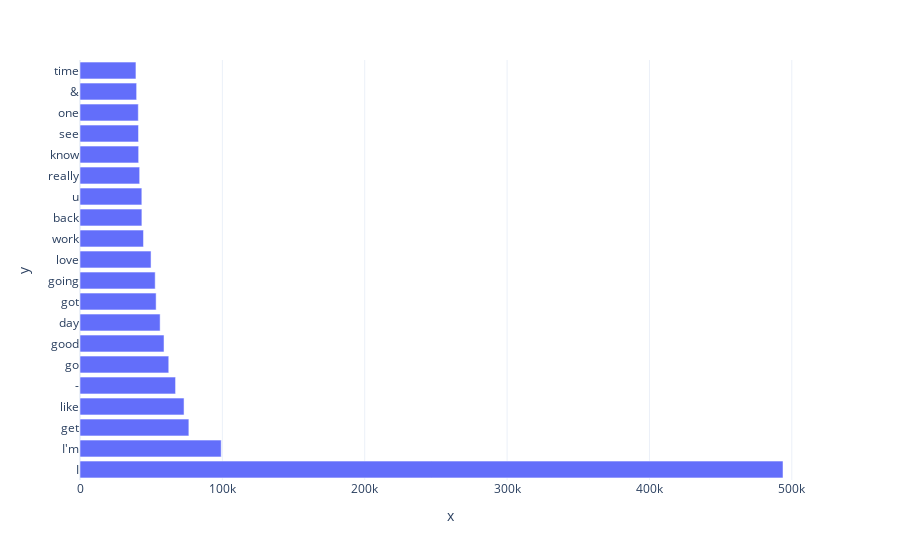

Notebook code cell kept with this figure:
### Code cell
px.bar(x=normalFreq[:20].values, y=normalFreq[:20].index)

### Figure 1 — Plotly figure (JSON) as saved in the notebook; plotly's stock layout.template omitted (floating-point values rounded to 4 significant figures)
{"data": [{"alignmentgroup": "True", "hovertemplate": "x=%{x}<br>y=%{y}<extra></extra>", "legendgroup": "", "marker": {"color": "#636efa"}, "name": "", "offsetgroup": "", "orientation": "h", "showlegend": false, "textposition": "auto", "type": "bar", "x": [493811, 99190, 76471, 73079, 67127, 62338, 59018, 56287, 53474, 52819, 49900, 44594, 43476, 43431, 41915, 41200, 41107, 40958, 39784, 39297], "xaxis": "x", "y": ["I", "I'm", "get", "like", "-", "go", "good", "day", "got", "going", "love", "work", "back", "u", "really", "know", "see", "one", "&", "time"], "yaxis": "y"}], "layout": {"autosize": true, "barmode": "relative", "legend": {"tracegroupgap": 0}, "margin": {"t": 60}, "xaxis": {"anchor": "y", "autorange": true, "domain": [0, 1], "range": [0, 519800.0], "title": {"text": "x"}, "type": "linear"}, "yaxis": {"anchor": "x", "autorange": true, "domain": [0, 1], "range": [-0.5, 19.5], "title": {"text": "y"}, "type": "category"}}}
